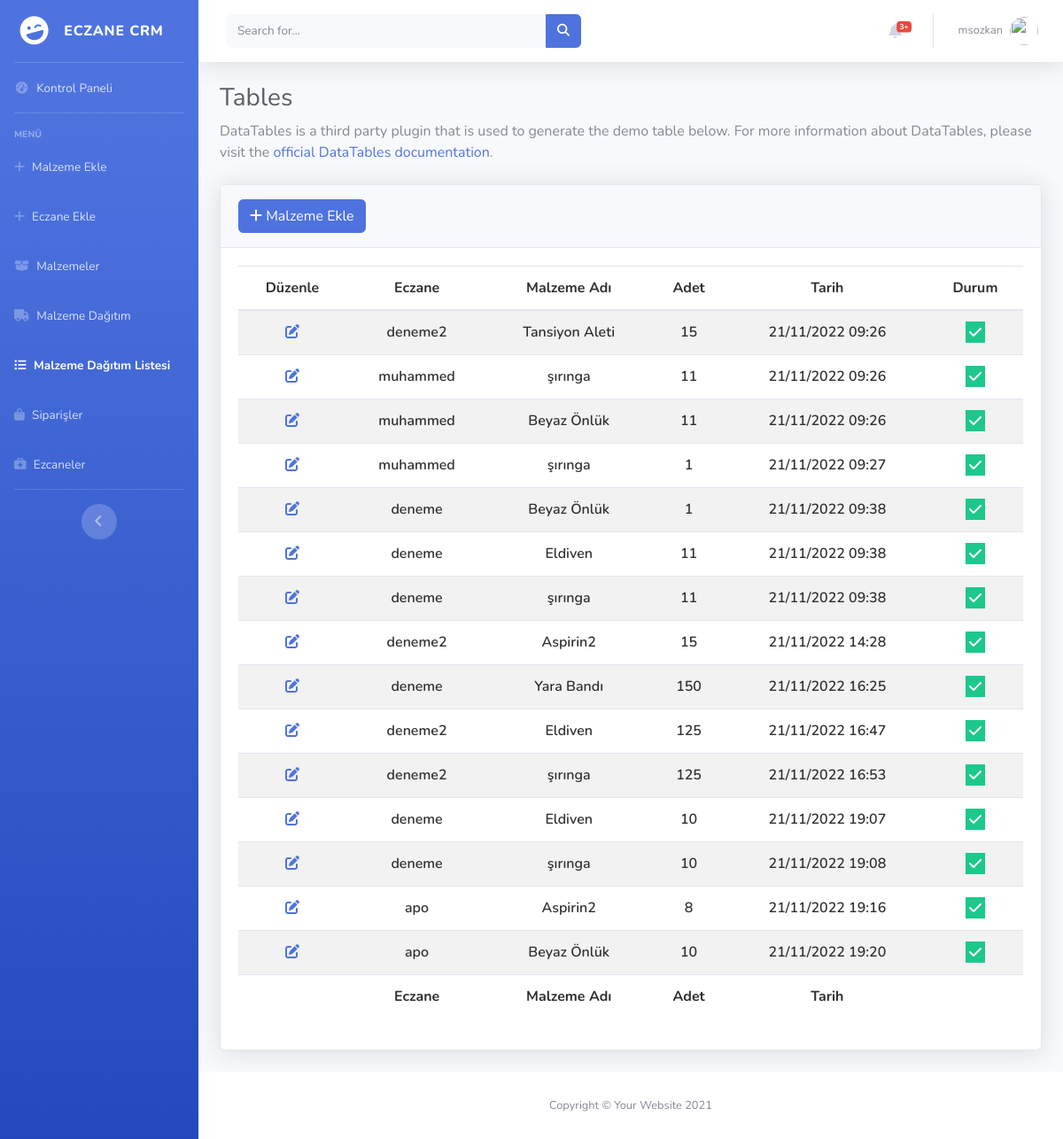
/item/distribution/list (signed in), run on an earlier commit of the app's database.
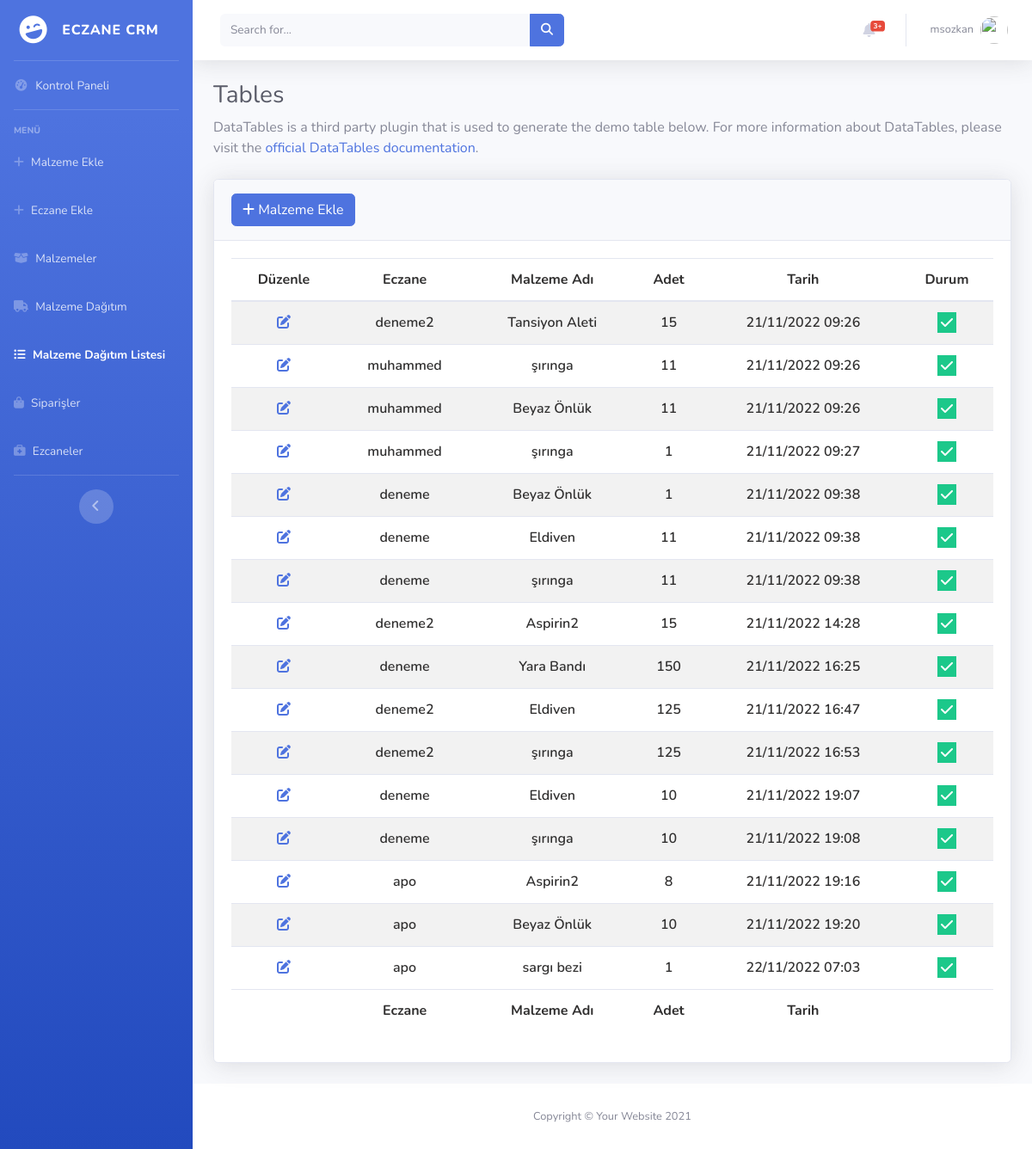
And on a later commit of the database.
### items/models.py (models this page shows, shortened)
class ItemDistribution(models.Model):
    user = models.ForeignKey(User, on_delete=models.CASCADE)
    item_name = models.ForeignKey(Items, on_delete=models.SET_NULL,null=True)
    quantity=models.DecimalField(max_digits=10,decimal_places=2)
    status=models.BooleanField(default=True)
    created_at = models.DateTimeField(auto_now_add=True,null=True,blank=True)
    updated_at = models.DateTimeField(auto_now=True,null=True,blank=True)

class Items(models.Model):
    item_name=models.CharField(max_length=60)
    quantity=models.DecimalField(max_digits=10,decimal_places=2)
    status=models.BooleanField(default=True)
    created_at = models.DateTimeField(auto_now_add=True,null=True,blank=True)
    updated_at = models.DateTimeField(auto_now=True,null=True,blank=True)
    def __str__(self):
        return self.item_name

### items/views.py (the view)
# urls.py: path("item/distribution/list",views.item_distribution_list,name="item_distribution_list"),
@admin_login_required(login_url = "pharmacy:dashboard")
def item_distribution_list(request):
    items=ItemDistribution.objects.all()
    return render(request,"item_distribution_list.html",{"items":items})

### pharmacy/utils.py (called while the page is built, shortened)
def user_passes_test(
    test_func, login_url=None, redirect_field_name=REDIRECT_FIELD_NAME
):
    def decorator(view_func):
        @wraps(view_func)
        def _wrapped_view(request, *args, **kwargs):
            if test_func(request.user):
                return view_func(request, *args, **kwargs)
        return _wrapped_view
    return decorator

def admin_login_required(
    function=None, redirect_field_name=REDIRECT_FIELD_NAME, login_url=None
):
    actual_decorator = user_passes_test(
        lambda u: u.userprofile.status==1,
        login_url=login_url,
        redirect_field_name=redirect_field_name,
    )
    if function:
        return actual_decorator(function)
    return actual_decorator

### items/templates/item_distribution_list.html (shortened to what the changed rows need)
{% extends 'layout.html' %}
{% load static %}
{% block css %}
    <link href="https://cdn.datatables.net/1.12.1/css/dataTables.bootstrap5.min.css" rel="stylesheet"/>
    <link href="https://cdn.datatables.net/responsive/2.3.0/css/responsive.bootstrap5.min.css" rel="stylesheet" />
    <link href="https://cdn.datatables.net/buttons/2.2.3/css/buttons.dataTables.min.css" rel="stylesheet"/>
<link
  rel="stylesheet"
  href="https://cdnjs.cloudflare.com/ajax/libs/font-awesome/6.2.0/css/all.min.css"
/>
<link rel="stylesheet" href="{% static 'css/datatables_file.css'%}">
{% endblock  %}
{% block body %}
                <div class="container-fluid">
                    <h1 class="h3 mb-2 text-gray-800">Tables</h1>
                    <div class="card shadow mb-4">
                        <div class="card-body">
                            <div class="table-responsive">
                                <table
                                id="example"
                                class="table table-striped nowrap"
                                style="width: 100%!important">
                                <thead>
                                    <tr>
                                      <th data-priority="1">Düzenle</th>
                                      <th data-priority="2">Eczane</th>
                                      <th data-priority="3">Malzeme Adı</th>
                                      <th data-priority="4">Adet</th>
                                      <th data-priority="5">Tarih</th>
                                      <th data-priority="6">Durum</th>
                                    </tr>
                                  </thead>
                                  <tbody>
                                    {% for item in items %}
                                    <tr>
                                      <td>
                                        <a href="{% url 'items:edit_item' item.id %}">
                                          <i
                                            class="fa fa-pen-to-square fa-1x text-primary text-btn-size"
                                          ></i>
                                        </a>
                                      </td>
                                      <td>{{item.user}}</td>
                                      <td>{{item.item_name}}</td>
                                      <td>
                                        {{ item.quantity | stringformat:'d' }}
                                      </td>
                                      <td>
                                        {{item.created_at|date:"d/m/Y H:i"}}
                                      </td>
                                      <td>
                                        {% if item.status %}
                                        <i class="fa fa-check bg-success text-white p-1"></i>
                                        {% else %}
                                        <i class="fa fa-xmark bg-danger text-white p-1 px-2"></i>
                                        {% endif %}
                                      </td>
                                    </tr>
                                    {% endfor %}
                                  </tbody>
                                  <tfoot>
                                    <tr >
                                      <th ></th>
                                      <th>Eczane</th>
                                      <th>Malzeme Adı</th>
                                      <th>Adet</th>
                                      <th>Tarih</th>
                                      <th></th>
                                    </tr>
                                  </tfoot>
                                </table>
                            </div>
                        </div>
                    </div>
                </div>
{% endblock  %}

What changed in the data, as far as the page shows it:
added ItemDistribution: user "apo", item_name "sargı bezi", quantity "1", created_at "22/11/2022 07:03", status True (drawn)
